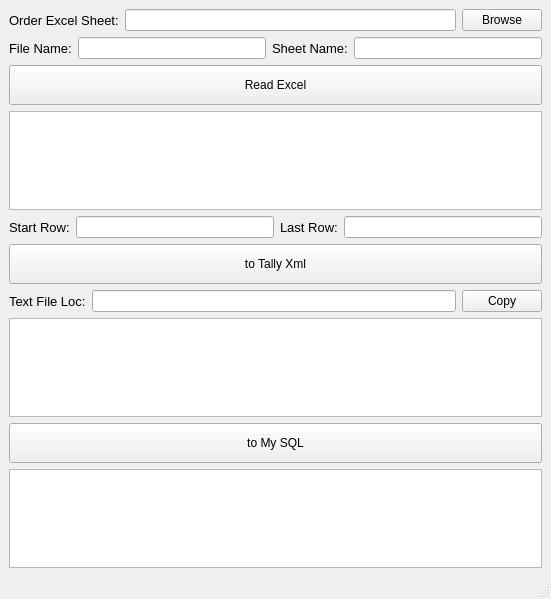
<?xml version="1.0" encoding="UTF-8"?>
<ui version="4.0">
 <class>OrderEntryWindow</class>
 <widget class="QMainWindow" name="OrderEntryWindow">
  <property name="geometry">
   <rect>
    <x>0</x>
    <y>0</y>
    <width>551</width>
    <height>599</height>
   </rect>
  </property>
  <property name="windowTitle">
   <string>For Tally Entry</string>
  </property>
  <widget class="QWidget" name="centralwidget">
   <layout class="QGridLayout" name="gridLayout_5">
    <item row="0" column="0">
     <layout class="QGridLayout" name="gridLayout_3">
      <item row="0" column="0">
       <widget class="QLabel" name="excel_file_lbl">
        <property name="font">
         <font>
          <pointsize>10</pointsize>
         </font>
        </property>
        <property name="text">
         <string>Order Excel Sheet:</string>
        </property>
       </widget>
      </item>
      <item row="0" column="1">
       <widget class="QLineEdit" name="file_path_input"/>
      </item>
      <item row="0" column="2">
       <widget class="QPushButton" name="browse_button">
        <property name="minimumSize">
         <size>
          <width>0</width>
          <height>0</height>
         </size>
        </property>
        <property name="text">
         <string>Browse</string>
        </property>
       </widget>
      </item>
     </layout>
    </item>
    <item row="1" column="0">
     <layout class="QGridLayout" name="gridLayout_4">
      <item row="0" column="0">
       <widget class="QLabel" name="file_name_lbl">
        <property name="font">
         <font>
          <pointsize>10</pointsize>
         </font>
        </property>
        <property name="text">
         <string>File Name:</string>
        </property>
       </widget>
      </item>
      <item row="0" column="1">
       <widget class="QLineEdit" name="file_name_output"/>
      </item>
      <item row="0" column="2">
       <widget class="QLabel" name="sheet_name_lbl">
        <property name="font">
         <font>
          <pointsize>10</pointsize>
         </font>
        </property>
        <property name="text">
         <string>Sheet Name:</string>
        </property>
       </widget>
      </item>
      <item row="0" column="3">
       <widget class="QLineEdit" name="sheet_name_input"/>
      </item>
     </layout>
    </item>
    <item row="2" column="0">
     <widget class="QPushButton" name="read_excel_button">
      <property name="minimumSize">
       <size>
        <width>0</width>
        <height>40</height>
       </size>
      </property>
      <property name="toolTipDuration">
       <number>-1</number>
      </property>
      <property name="text">
       <string>Read Excel</string>
      </property>
      <property name="checkable">
       <bool>false</bool>
      </property>
     </widget>
    </item>
    <item row="3" column="0">
     <widget class="QTextEdit" name="excel_data_output">
      <property name="focusPolicy">
       <enum>Qt::NoFocus</enum>
      </property>
     </widget>
    </item>
    <item row="4" column="0">
     <layout class="QGridLayout" name="gridLayout">
      <item row="0" column="0">
       <widget class="QLabel" name="start_row_lbl">
        <property name="font">
         <font>
          <pointsize>10</pointsize>
         </font>
        </property>
        <property name="text">
         <string>Start Row:</string>
        </property>
       </widget>
      </item>
      <item row="0" column="1">
       <widget class="QLineEdit" name="start_row_input"/>
      </item>
      <item row="0" column="2">
       <widget class="QLabel" name="last_row_lbl">
        <property name="font">
         <font>
          <pointsize>10</pointsize>
         </font>
        </property>
        <property name="text">
         <string>Last Row:</string>
        </property>
       </widget>
      </item>
      <item row="0" column="3">
       <widget class="QLineEdit" name="last_row_input"/>
      </item>
     </layout>
    </item>
    <item row="5" column="0">
     <widget class="QPushButton" name="to_xml_button">
      <property name="minimumSize">
       <size>
        <width>0</width>
        <height>40</height>
       </size>
      </property>
      <property name="layoutDirection">
       <enum>Qt::LeftToRight</enum>
      </property>
      <property name="text">
       <string>to Tally Xml</string>
      </property>
     </widget>
    </item>
    <item row="6" column="0">
     <layout class="QGridLayout" name="gridLayout_2">
      <item row="0" column="1">
       <widget class="QLineEdit" name="save_path_input"/>
      </item>
      <item row="0" column="0">
       <widget class="QLabel" name="text_file_loc_lbl">
        <property name="font">
         <font>
          <pointsize>10</pointsize>
         </font>
        </property>
        <property name="text">
         <string>Text File Loc:</string>
        </property>
       </widget>
      </item>
      <item row="0" column="2">
       <widget class="QPushButton" name="copy_save_button">
        <property name="text">
         <string>Copy</string>
        </property>
       </widget>
      </item>
     </layout>
    </item>
    <item row="7" column="0">
     <widget class="QTextEdit" name="xml_data_output">
      <property name="focusPolicy">
       <enum>Qt::NoFocus</enum>
      </property>
     </widget>
    </item>
    <item row="8" column="0">
     <widget class="QPushButton" name="to_mysql_button">
      <property name="minimumSize">
       <size>
        <width>0</width>
        <height>40</height>
       </size>
      </property>
      <property name="layoutDirection">
       <enum>Qt::LeftToRight</enum>
      </property>
      <property name="text">
       <string>to My SQL</string>
      </property>
     </widget>
    </item>
    <item row="9" column="0">
     <widget class="QTextEdit" name="sql_data_output"/>
    </item>
   </layout>
  </widget>
  <widget class="QMenuBar" name="menubar">
   <property name="geometry">
    <rect>
     <x>0</x>
     <y>0</y>
     <width>551</width>
     <height>21</height>
    </rect>
   </property>
  </widget>
  <widget class="QStatusBar" name="statusbar"/>
 </widget>
 <tabstops>
  <tabstop>file_path_input</tabstop>
  <tabstop>browse_button</tabstop>
  <tabstop>file_name_output</tabstop>
  <tabstop>sheet_name_input</tabstop>
  <tabstop>read_excel_button</tabstop>
  <tabstop>start_row_input</tabstop>
  <tabstop>last_row_input</tabstop>
  <tabstop>to_xml_button</tabstop>
  <tabstop>save_path_input</tabstop>
  <tabstop>to_mysql_button</tabstop>
  <tabstop>sql_data_output</tabstop>
 </tabstops>
 <resources/>
 <connections/>
</ui>
